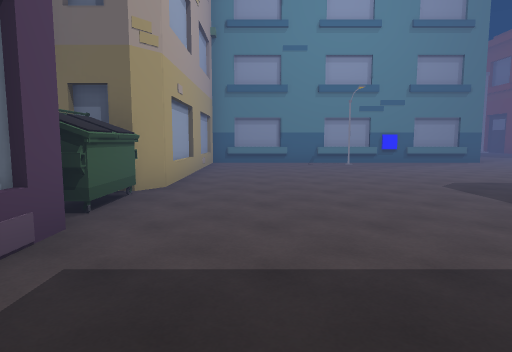
view 1 (above)

24 first-person views from a walk through a 3-D level made in the Unity game engine. The camera is 1.5 m above the floor, tilts 6° down and sees 75° across. The floor is counted in squares, 2 m on a side. Each view is taken from the middle of a square. On the plan, view 1 faces up. The plan holds only what a view shows up to about 11 squares ahead; the rest is blank. The place goes on beyond the plan. The player character is not drawn.

view 2
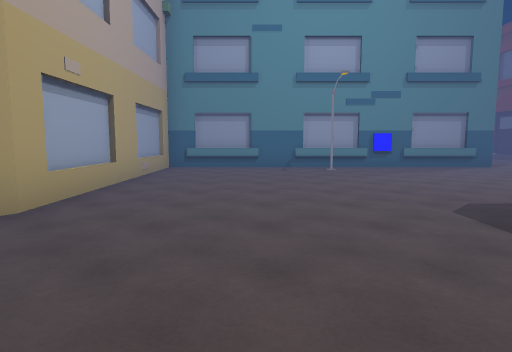

view 3
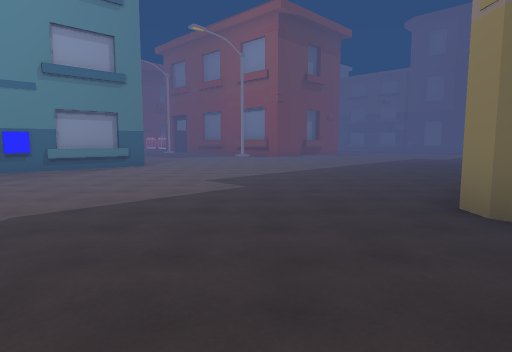

view 4
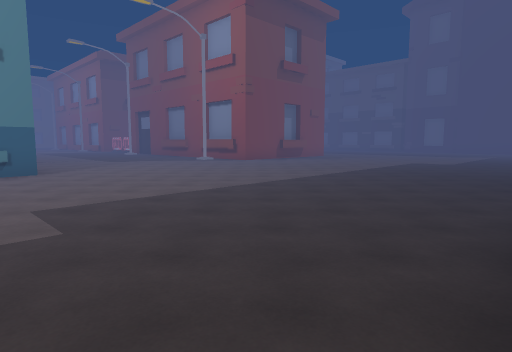

view 5
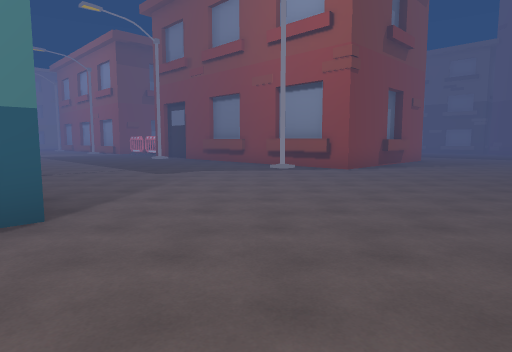

view 6
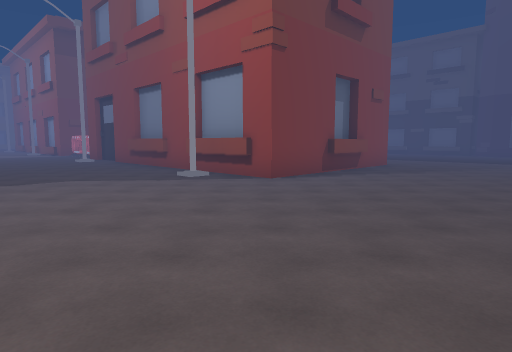

view 7
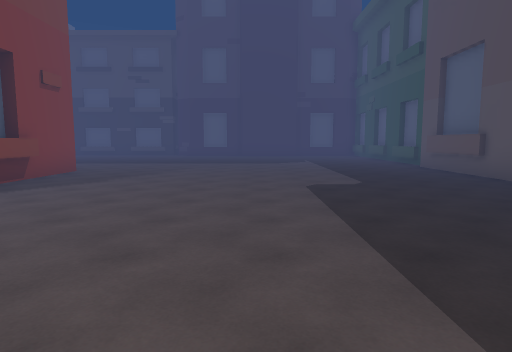

view 8
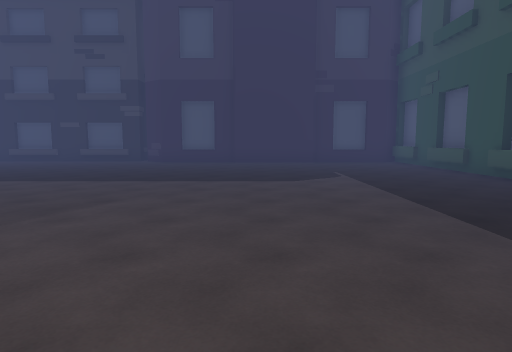

view 9
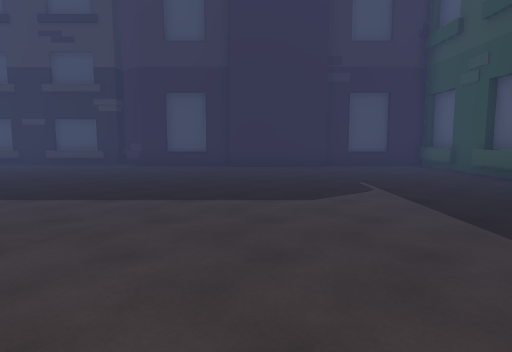

view 10
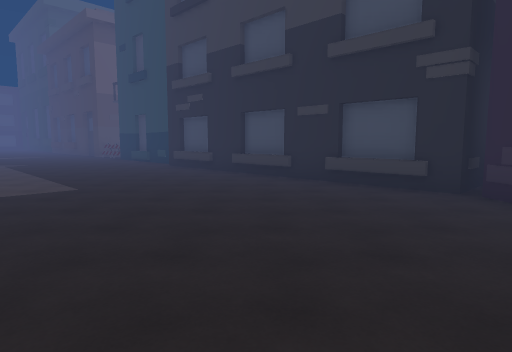

view 11
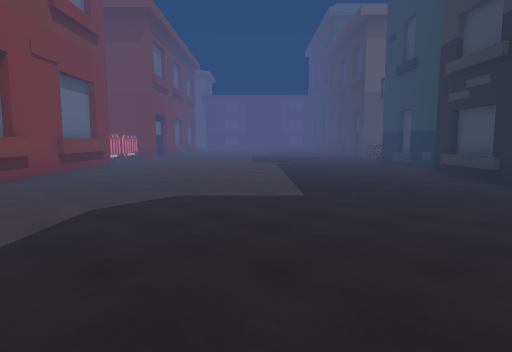

view 12
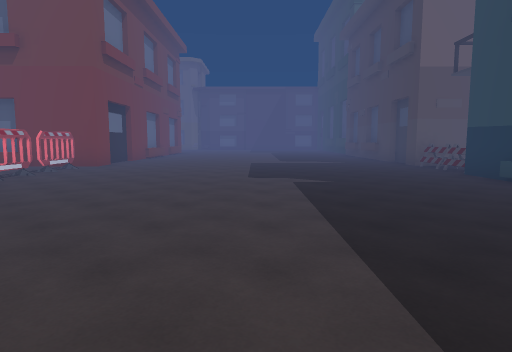

view 13
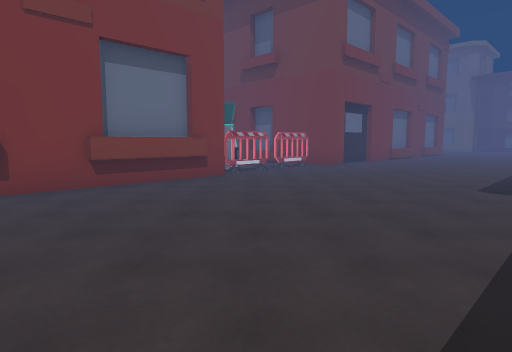

view 14
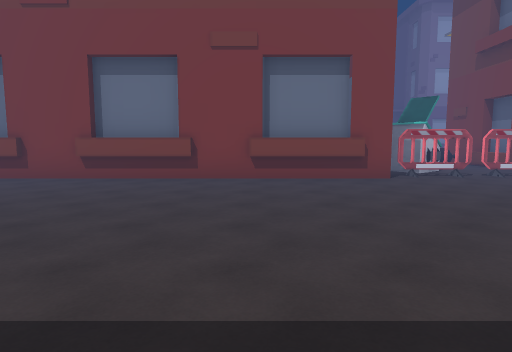

view 15
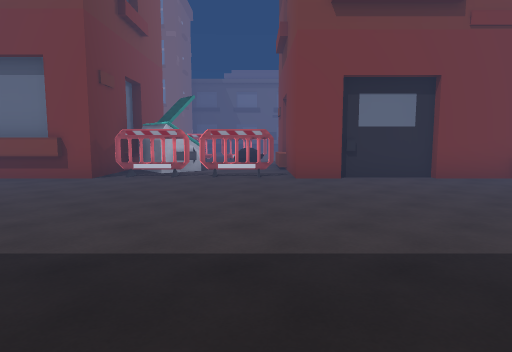

view 16
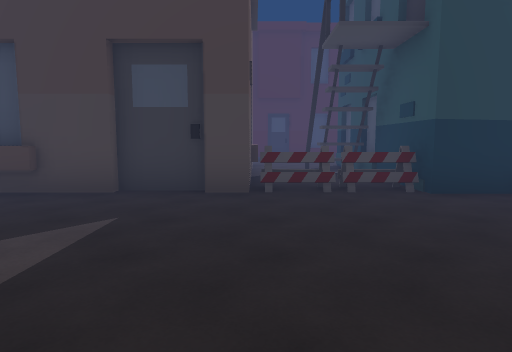

view 17
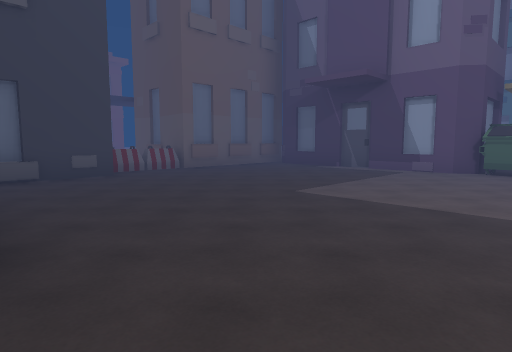

view 18
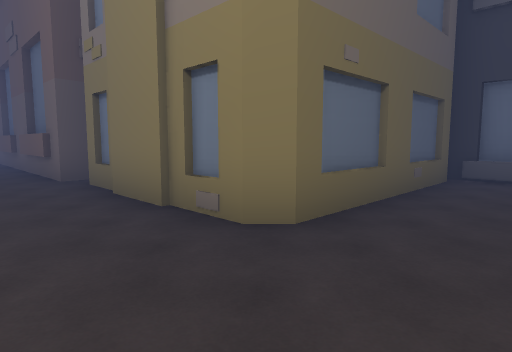

view 19
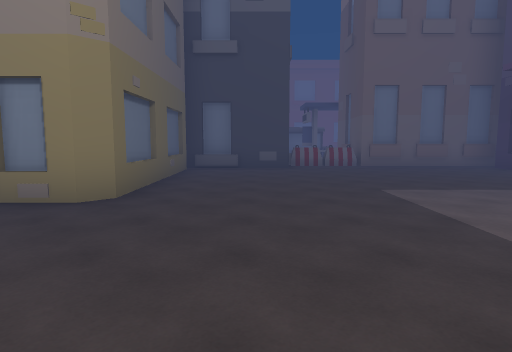

view 20
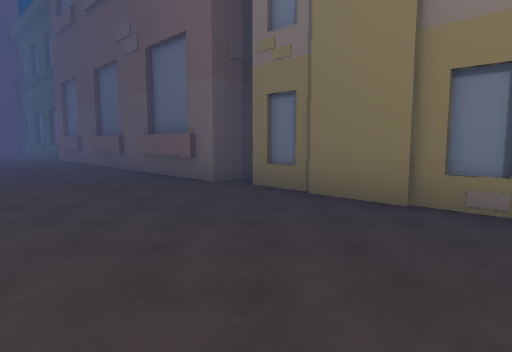

view 21
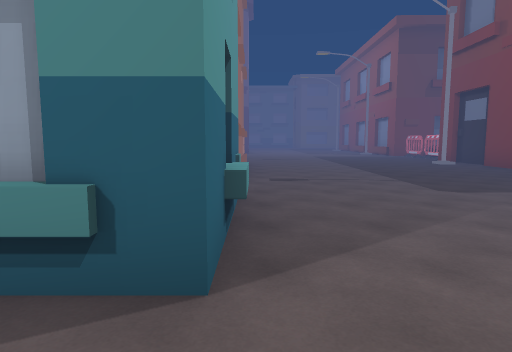

view 22
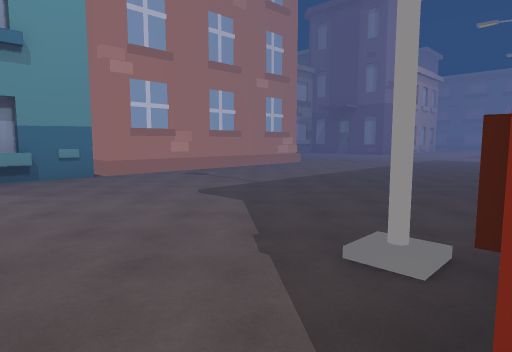

view 23
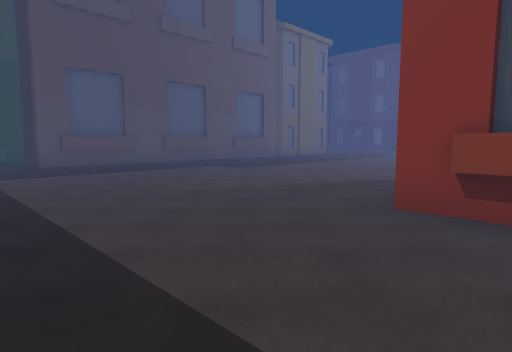

view 24
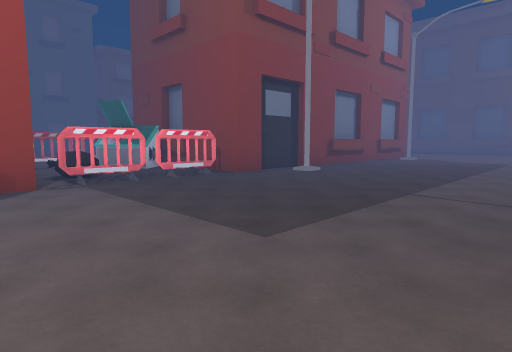

### Floor plan
Key: @ floor where view 1 was taken; # wall or solid block; . main floor; : floor 0.25 m higher than the main floor; O other object.
Columns run from 9 left of view 1 to 32 right of it. Each row starts with its distance up from view 1.
 29                              #....  ...#
 28                   .....      O.........O
 27                   ......##OO##.........##O
 26                   ......OOO..O.........O.O
 25                   .......O..OO.........OOO
 24                   ......O..OOO.........###
 23                    ......#OOO#.........O
 22                    .....## O O.........#
 21                  ......:#    O.........#
 20                  .......#    O.........#
 19            O     .......#    #........O#
 18            O    #.......O    O.........#
 17                 #.......O    O.........#
 16                 #.......#    #........O#
 15                 #.......O    O.........#
 14                  ......:O    O.........#
 13                 OO......O#OO##.........#
 12        ##########......................#
 11 OOO    #....O.........................##
 10        #..............................#
  9        #..............................#
  8        #..............................#
  7        #..............................#
  6        #..............................#
  5        #..............................#
  4       .O..............................#
  3       O#........######OO#OO##OO#O##O#OO
  2        #........#    #         #
  1        #........#
  0        #.@......#
 -1        #........O
 -2        #.......O#
 -3        ##OOOOO ##
 -4            # O
 -5            #

Positions as (right, up) in squares from view 1, and headings:
1: (0, 0), facing up
2: (1, 2), facing up
3: (3, 2), facing up-right
4: (6, 3), facing up-right
5: (7, 8), facing up-right
6: (10, 8), facing up-right
7: (12, 8), facing right
8: (17, 8), facing right
9: (19, 8), facing right
10: (24, 11), facing up-right
11: (25, 12), facing up
12: (25, 17), facing up
13: (26, 18), facing up-left
14: (27, 20), facing left
15: (27, 26), facing left
16: (25, 27), facing right
17: (7, 5), facing down-left
18: (5, 5), facing down-right
19: (5, 7), facing down
20: (7, 7), facing down-right
21: (8, 10), facing up
22: (15, 12), facing up-left
23: (24, 14), facing down-left
24: (9, 28), facing down-right
